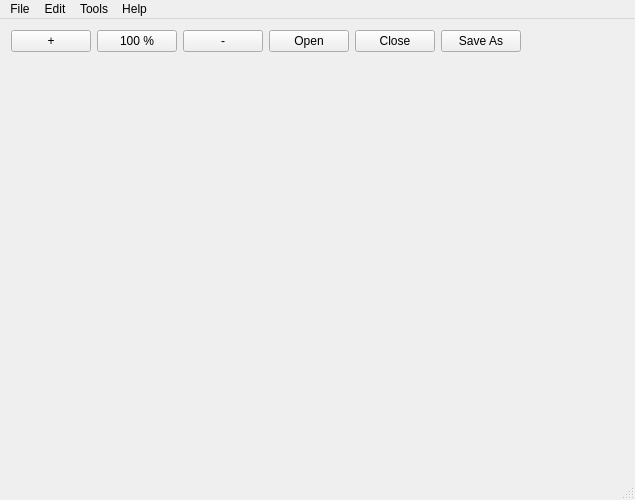
<?xml version="1.0" encoding="UTF-8"?>
<ui version="4.0">
 <class>MainWindow</class>
 <widget class="QMainWindow" name="MainWindow">
  <property name="geometry">
   <rect>
    <x>0</x>
    <y>0</y>
    <width>635</width>
    <height>500</height>
   </rect>
  </property>
  <property name="sizePolicy">
   <sizepolicy hsizetype="Fixed" vsizetype="Fixed">
    <horstretch>0</horstretch>
    <verstretch>0</verstretch>
   </sizepolicy>
  </property>
  <property name="minimumSize">
   <size>
    <width>600</width>
    <height>500</height>
   </size>
  </property>
  <property name="windowTitle">
   <string>MainWindow</string>
  </property>
  <widget class="QWidget" name="centralWidget">
   <property name="sizePolicy">
    <sizepolicy hsizetype="Expanding" vsizetype="Expanding">
     <horstretch>0</horstretch>
     <verstretch>0</verstretch>
    </sizepolicy>
   </property>
   <property name="maximumSize">
    <size>
     <width>635</width>
     <height>447</height>
    </size>
   </property>
   <layout class="QVBoxLayout" name="verticalLayout">
    <item>
     <layout class="QFormLayout" name="formLayout">
      <item row="0" column="0">
       <layout class="QHBoxLayout" name="horizontalLayout_3">
        <item>
         <layout class="QHBoxLayout" name="horizontalLayout">
          <item>
           <widget class="QPushButton" name="zoomInBtn">
            <property name="text">
             <string>+</string>
            </property>
           </widget>
          </item>
          <item>
           <widget class="QPushButton" name="normalBtn">
            <property name="text">
             <string>100 %</string>
            </property>
           </widget>
          </item>
          <item>
           <widget class="QPushButton" name="zoomOutBtn">
            <property name="text">
             <string>-</string>
            </property>
           </widget>
          </item>
         </layout>
        </item>
        <item>
         <layout class="QHBoxLayout" name="horizontalLayout_2">
          <item>
           <widget class="QPushButton" name="openBtn">
            <property name="text">
             <string>Open</string>
            </property>
           </widget>
          </item>
          <item>
           <widget class="QPushButton" name="closeBtn">
            <property name="text">
             <string>Close</string>
            </property>
           </widget>
          </item>
          <item>
           <widget class="QPushButton" name="saveButton">
            <property name="text">
             <string>Save As</string>
            </property>
           </widget>
          </item>
         </layout>
        </item>
       </layout>
      </item>
      <item row="1" column="0">
       <layout class="QHBoxLayout" name="horizontalLayout_4">
        <item>
         <widget class="GraphicsView" name="leftGraphicsView" native="true"/>
        </item>
        <item>
         <widget class="GraphicsView" name="rightGraphicsView" native="true"/>
        </item>
       </layout>
      </item>
     </layout>
    </item>
   </layout>
  </widget>
  <widget class="QMenuBar" name="menuBar">
   <property name="geometry">
    <rect>
     <x>0</x>
     <y>0</y>
     <width>635</width>
     <height>28</height>
    </rect>
   </property>
   <widget class="QMenu" name="menuFile">
    <property name="title">
     <string>File</string>
    </property>
    <addaction name="actionOpen"/>
    <addaction name="actionClose"/>
    <addaction name="actionSave"/>
    <addaction name="actionSave_As"/>
    <addaction name="separator"/>
    <addaction name="actionExit"/>
   </widget>
   <widget class="QMenu" name="menuEdit">
    <property name="title">
     <string>Edit</string>
    </property>
   </widget>
   <widget class="QMenu" name="menuHelp">
    <property name="title">
     <string>Help</string>
    </property>
    <addaction name="actionAbout"/>
   </widget>
   <widget class="QMenu" name="menuTools">
    <property name="title">
     <string>Tools</string>
    </property>
    <widget class="QMenu" name="menuZoom">
     <property name="title">
      <string>Zoom</string>
     </property>
     <addaction name="actionZoom_In"/>
     <addaction name="actionZoom_Out"/>
     <addaction name="actionAdjust"/>
     <addaction name="actionNormal"/>
    </widget>
    <widget class="QMenu" name="menuRotate">
     <property name="title">
      <string>Rotate</string>
     </property>
     <addaction name="actionRight"/>
     <addaction name="actionLeft"/>
    </widget>
    <addaction name="menuZoom"/>
    <addaction name="menuRotate"/>
    <addaction name="actionRestore"/>
   </widget>
   <addaction name="menuFile"/>
   <addaction name="menuEdit"/>
   <addaction name="menuTools"/>
   <addaction name="menuHelp"/>
  </widget>
  <widget class="QStatusBar" name="statusBar"/>
  <action name="actionOpen">
   <property name="icon">
    <iconset resource="default.qrc">
     <normaloff>:/img/src/document-open.png</normaloff>:/img/src/document-open.png</iconset>
   </property>
   <property name="text">
    <string>Open...</string>
   </property>
   <property name="shortcut">
    <string>Ctrl+O</string>
   </property>
  </action>
  <action name="actionExit">
   <property name="text">
    <string>Exit</string>
   </property>
   <property name="shortcut">
    <string>Ctrl+Q</string>
   </property>
  </action>
  <action name="actionSave">
   <property name="text">
    <string>Save</string>
   </property>
   <property name="shortcut">
    <string>Ctrl+S</string>
   </property>
  </action>
  <action name="actionSave_As">
   <property name="text">
    <string>Save As</string>
   </property>
  </action>
  <action name="actionAbout">
   <property name="icon">
    <iconset resource="default.qrc">
     <normaloff>:/img/src/avatar-default.png</normaloff>:/img/src/avatar-default.png</iconset>
   </property>
   <property name="text">
    <string>About</string>
   </property>
  </action>
  <action name="actionZoom_In">
   <property name="text">
    <string>Zoom In</string>
   </property>
  </action>
  <action name="actionZoom_Out">
   <property name="text">
    <string>Zoom Out</string>
   </property>
  </action>
  <action name="actionRight">
   <property name="text">
    <string>Right</string>
   </property>
  </action>
  <action name="actionLeft">
   <property name="text">
    <string>Left</string>
   </property>
  </action>
  <action name="actionRestore">
   <property name="text">
    <string>Restore</string>
   </property>
  </action>
  <action name="actionAdjust">
   <property name="text">
    <string>Adjust</string>
   </property>
  </action>
  <action name="actionClose">
   <property name="text">
    <string>Close</string>
   </property>
   <property name="shortcut">
    <string>Del</string>
   </property>
  </action>
  <action name="actionNormal">
   <property name="text">
    <string>Normal</string>
   </property>
  </action>
 </widget>
 <layoutdefault spacing="6" margin="11"/>
 <customwidgets>
  <customwidget>
   <class>GraphicsView</class>
   <extends>QWidget</extends>
   <header>graphicsview.h</header>
  </customwidget>
 </customwidgets>
 <resources>
  <include location="default.qrc"/>
 </resources>
 <connections/>
</ui>
